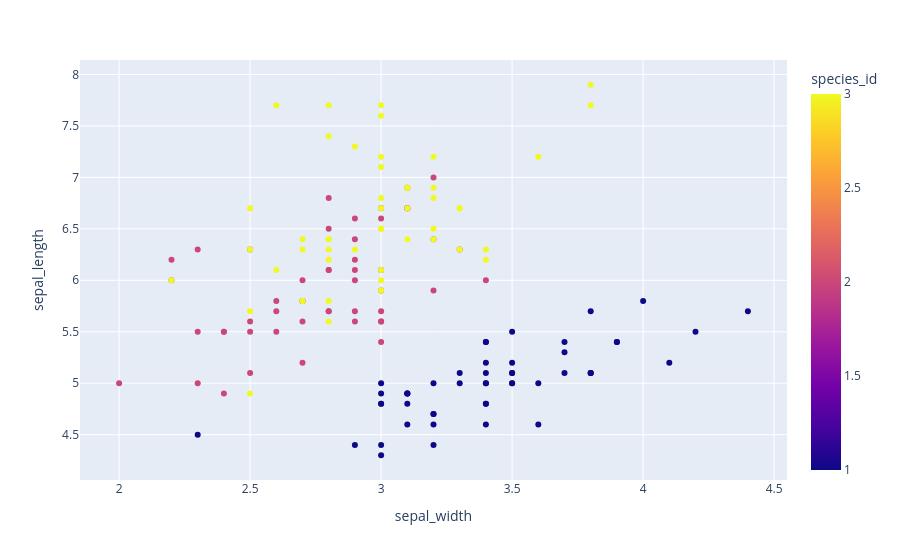

Notebook source saved alongside this figure:
### Code cell
fig = px.scatter(df, x='sepal_width', y='sepal_length', color='species_id')
# it will plot species_id in continuous colors

fig.show()

### Figure 1 — Plotly figure (JSON) as saved in the notebook; plotly's stock layout.template omitted (floating-point values rounded to 4 significant figures; data arrays with more than 128 entries replaced by an {"elided": "..."} marker saying what was removed)
{"data": [{"hovertemplate": "sepal_width=%{x}<br>sepal_length=%{y}<br>species_id=%{marker.color}<extra></extra>", "legendgroup": "", "marker": {"color": {"elided": "150 int values"}, "coloraxis": "coloraxis", "symbol": "circle"}, "mode": "markers", "name": "", "orientation": "v", "showlegend": false, "type": "scatter", "x": {"elided": "150 float values"}, "xaxis": "x", "y": {"elided": "150 float values"}, "yaxis": "y"}], "layout": {"coloraxis": {"colorbar": {"title": {"text": "species_id"}}, "colorscale": [[0, "#0d0887"], [0.1111, "#46039f"], [0.2222, "#7201a8"], [0.3333, "#9c179e"], [0.4444, "#bd3786"], [0.5556, "#d8576b"], [0.6667, "#ed7953"], [0.7778, "#fb9f3a"], [0.8889, "#fdca26"], [1, "#f0f921"]]}, "legend": {"tracegroupgap": 0}, "margin": {"t": 60}, "xaxis": {"anchor": "y", "domain": [0, 1], "title": {"text": "sepal_width"}}, "yaxis": {"anchor": "x", "domain": [0, 1], "title": {"text": "sepal_length"}}}}
